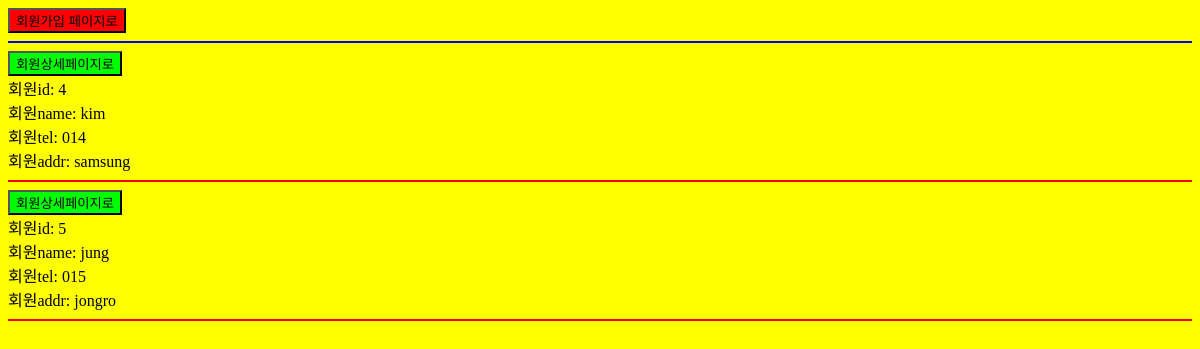
/app5/test, run on an earlier commit of the app's database.
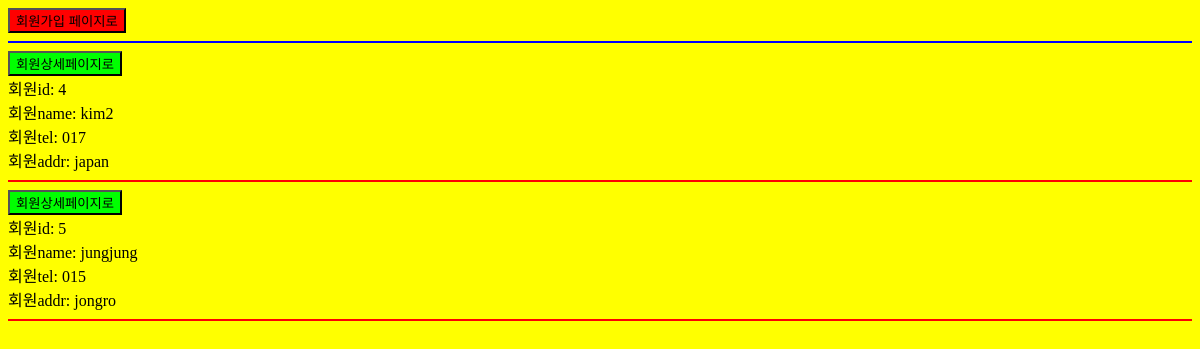
And on a later commit of the database.
### app5/models.py (models this page shows)
class Test(models.Model):
    name = models.CharField(max_length=50)
    tel = models.CharField(max_length=50)
    addr = models.CharField(max_length=50)
    def __str__(self):
        return self.name + ", " + self.tel + ", " + self.addr

### app5/views.py (the view)
# urls.py: path('/test', app5.views.test, name='test'),
def test(request):
    test_list = Test.objects.order_by('-name')[:10]
    print('검색한 결과 >> ' ,  test_list)
    print('검색한 결과 >> ', test_list[0])
    context = {
        "test_list" : test_list
    }
    return render(request, "app5/test.html", context)

### templates/app5/test.html (shortened to what this page needs)
<!DOCTYPE html>
<html lang="en">
<head>
</head>
<body>
<a href="/member/test2">
        <button style="background: red">회원가입 페이지로</button>
</a><br>
<hr color="blue">
{% if test_list %}
   {% for one in test_list %}
       <a href="/app5/test/{{ one.id }}">
        <button style="background: lime">회원상세페이지로</button>
       </a><br>
       회원id:  {{ one.id }} <br>
       회원name:  {{ one.name }} <br>
       회원tel:  {{ one.tel }} <br>
       회원addr:  {{ one.addr }} <br><hr color="red">
   {% endfor %}
{% endif %}
</body>
</html>

### templates/app5/test.html (style rules this page uses)
body { background: yellow; }

What changed in the data, as far as the page shows it:
changed Test id 4: name "kim" → "kim2"; tel "014" → "017"; addr "samsung" → "japan"
changed Test "jongro": name "jung" → "jungjung"
